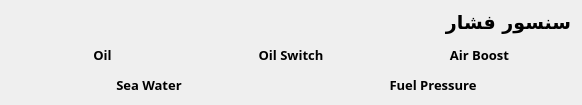
        <widget class="QWidget" name="pressure">
         <layout class="QVBoxLayout" name="verticalLayout_26">
          <item>
           <widget class="QLabel" name="label_13">
            <property name="maximumSize">
             <size>
              <width>16777215</width>
              <height>28</height>
             </size>
            </property>
            <property name="font">
             <font>
              <family>IRANSansXFaNum</family>
              <pointsize>14</pointsize>
              <weight>75</weight>
              <bold>true</bold>
             </font>
            </property>
            <property name="text">
             <string>سنسور فشار</string>
            </property>
           </widget>
          </item>
          <item>
           <layout class="QHBoxLayout" name="horizontalLayout_12">
            <item>
             <layout class="QVBoxLayout" name="verticalLayout_21">
              <item>
               <widget class="AnalogGaugeWidget" name="oil_pressure_gauge" native="true">
                <property name="maximumSize">
                 <size>
                  <width>16777215</width>
                  <height>220</height>
                 </size>
                </property>
               </widget>
              </item>
              <item>
               <widget class="QLabel" name="label_19">
                <property name="maximumSize">
                 <size>
                  <width>16777215</width>
                  <height>19</height>
                 </size>
                </property>
                <property name="font">
                 <font>
                  <family>IRANSansXFaNum</family>
                  <pointsize>10</pointsize>
                  <weight>75</weight>
                  <bold>true</bold>
                 </font>
                </property>
                <property name="text">
                 <string>Oil</string>
                </property>
                <property name="alignment">
                 <set>Qt::AlignCenter</set>
                </property>
               </widget>
              </item>
             </layout>
            </item>
            <item>
             <layout class="QVBoxLayout" name="verticalLayout_22">
              <item>
               <widget class="AnalogGaugeWidget" name="oil_switch_pressure_gauge" native="true">
                <property name="maximumSize">
                 <size>
                  <width>16777215</width>
                  <height>220</height>
                 </size>
                </property>
               </widget>
              </item>
              <item>
               <widget class="QLabel" name="label_20">
                <property name="maximumSize">
                 <size>
                  <width>16777215</width>
                  <height>19</height>
                 </size>
                </property>
                <property name="font">
                 <font>
                  <family>IRANSansXFaNum</family>
                  <pointsize>10</pointsize>
                  <weight>75</weight>
                  <bold>true</bold>
                 </font>
                </property>
                <property name="text">
                 <string>Oil Switch</string>
                </property>
                <property name="alignment">
                 <set>Qt::AlignCenter</set>
                </property>
               </widget>
              </item>
             </layout>
            </item>
            <item>
             <layout class="QVBoxLayout" name="verticalLayout_23">
              <item>
               <widget class="AnalogGaugeWidget" name="airboost_pressure_gauge" native="true">
                <property name="maximumSize">
                 <size>
                  <width>16777215</width>
                  <height>220</height>
                 </size>
                </property>
               </widget>
              </item>
              <item>
               <widget class="QLabel" name="label_21">
                <property name="maximumSize">
                 <size>
                  <width>16777215</width>
                  <height>19</height>
                 </size>
                </property>
                <property name="font">
                 <font>
                  <family>IRANSansXFaNum</family>
                  <pointsize>10</pointsize>
                  <weight>75</weight>
                  <bold>true</bold>
                 </font>
                </property>
                <property name="text">
                 <string>Air Boost</string>
                </property>
                <property name="alignment">
                 <set>Qt::AlignCenter</set>
                </property>
               </widget>
              </item>
             </layout>
            </item>
           </layout>
          </item>
          <item>
           <layout class="QHBoxLayout" name="horizontalLayout_13">
            <item>
             <spacer name="horizontalSpacer_2">
              <property name="orientation">
               <enum>Qt::Horizontal</enum>
              </property>
              <property name="sizeHint" stdset="0">
               <size>
                <width>40</width>
                <height>20</height>
               </size>
              </property>
             </spacer>
            </item>
            <item>
             <layout class="QVBoxLayout" name="verticalLayout_25">
              <item>
               <widget class="AnalogGaugeWidget" name="sea_water_pressure_gauge" native="true">
                <property name="minimumSize">
                 <size>
                  <width>196</width>
                  <height>0</height>
                 </size>
                </property>
                <property name="maximumSize">
                 <size>
                  <width>16777215</width>
                  <height>220</height>
                 </size>
                </property>
               </widget>
              </item>
              <item>
               <widget class="QLabel" name="label_23">
                <property name="maximumSize">
                 <size>
                  <width>16777215</width>
                  <height>19</height>
                 </size>
                </property>
                <property name="font">
                 <font>
                  <family>IRANSansXFaNum</family>
                  <pointsize>10</pointsize>
                  <weight>75</weight>
                  <bold>true</bold>
                 </font>
                </property>
                <property name="text">
                 <string>Sea Water</string>
                </property>
                <property name="alignment">
                 <set>Qt::AlignCenter</set>
                </property>
               </widget>
              </item>
             </layout>
            </item>
            <item>
             <spacer name="horizontalSpacer_4">
              <property name="orientation">
               <enum>Qt::Horizontal</enum>
              </property>
              <property name="sizeType">
               <enum>QSizePolicy::Maximum</enum>
              </property>
              <property name="sizeHint" stdset="0">
               <size>
                <width>82</width>
                <height>20</height>
               </size>
              </property>
             </spacer>
            </item>
            <item>
             <layout class="QVBoxLayout" name="verticalLayout_24">
              <item>
               <widget class="AnalogGaugeWidget" name="fuel_pressure_gauge" native="true">
                <property name="minimumSize">
                 <size>
                  <width>196</width>
                  <height>0</height>
                 </size>
                </property>
                <property name="maximumSize">
                 <size>
                  <width>16777215</width>
                  <height>220</height>
                 </size>
                </property>
               </widget>
              </item>
              <item>
               <widget class="QLabel" name="label_22">
                <property name="maximumSize">
                 <size>
                  <width>16777215</width>
                  <height>19</height>
                 </size>
                </property>
                <property name="font">
                 <font>
                  <family>IRANSansXFaNum</family>
                  <pointsize>10</pointsize>
                  <weight>75</weight>
                  <bold>true</bold>
                 </font>
                </property>
                <property name="text">
                 <string>Fuel Pressure</string>
                </property>
                <property name="alignment">
                 <set>Qt::AlignCenter</set>
                </property>
               </widget>
              </item>
             </layout>
            </item>
            <item>
             <spacer name="horizontalSpacer_3">
              <property name="orientation">
               <enum>Qt::Horizontal</enum>
              </property>
              <property name="sizeHint" stdset="0">
               <size>
                <width>40</width>
                <height>20</height>
               </size>
              </property>
             </spacer>
            </item>
           </layout>
          </item>
         </layout>
        </widget>
